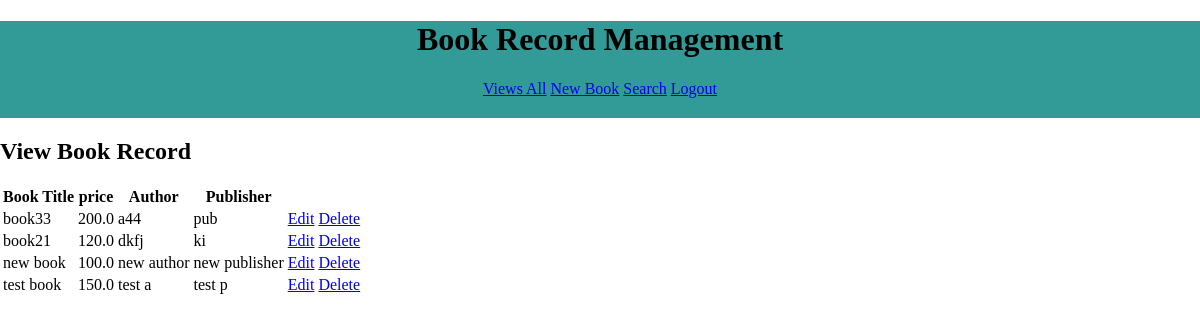
/BRMapp/view-book (signed in), run on the app's committed database.
### BRMapp/models.py (models this page shows)
class Book(models.Model):
    title = models.CharField(max_length=100)
    price = models.FloatField()
    author = models.CharField(max_length=100)
    publisher = models.CharField(max_length=100)

### BRMapp/views.py (the view)
# urls.py: url('view-book',views.viewBooks),
@login_required(login_url ="/BRMapp/login")
def viewBooks(request):
    request.session['var'] = 12345
    books=models.Book.objects.all()
    res= render(request,'BRMapp/view_book.html',{'books':books})
    return res

### Templates/BRMapp/view_book.html (shortened to what this page needs)
<!DOCTYPE html>
<html lang="en">
{% load static %}
<head>
    <link rel="stylesheet" href="{% static 'css/BRMstyle.css' %}">
</head>
<body>
    <div id="header">
        <h1>Book Record Management </h1>
        <div id="nav">
            <a href="/BRMapp/view-book">Views All</a>
            <a href="/BRMapp/new-book">New Book</a>
            <a href="/BRMapp/search-book">Search</a>
            <a href="/BRMapp/logout">Logout</a>
        </div>
    </div>
    <div id="main">
        <h2>View Book Record</h2>
        <table>
            <thead>
                <th>Book Title</th>
                <th>price</th>
                <th>Author</th>
                <th>Publisher</th>
            </thead>
            {% for book in books %}
            <tr>
                <td>{{book.title}}</td>
                <td>{{book.price}}</td>
                <td>{{book.author}}</td>
                <td>{{book.publisher}}</td>
                <td><a class="btn" href="/BRMapp/edit-book?bookid={{book.id}}">Edit</a></td>
                <td><a class="btn" href="/BRMapp/delete-book?bookid={{book.id}}">Delete</a></td>
            </tr>
            {% endfor%}
        </table>
    </div>
</body>
</html>

### static/css/BRMstyle.css (style rules this page uses)
body { background-color: white; margin: 0px 0px 0px 0px; font-family: "calibri"; }
#header { background-color: #329A97; padding-bottom: 20px; text-align: center; }

### data on the page
Book: title "book33", price "200.0", author "a44", publisher "pub"
Book: title "book21", price "120.0", author "dkfj", publisher "ki"
Book: title "new book", price "100.0", author "new author", publisher "new publisher"
Book: title "test book", price "150.0", author "test a", publisher "test p"
